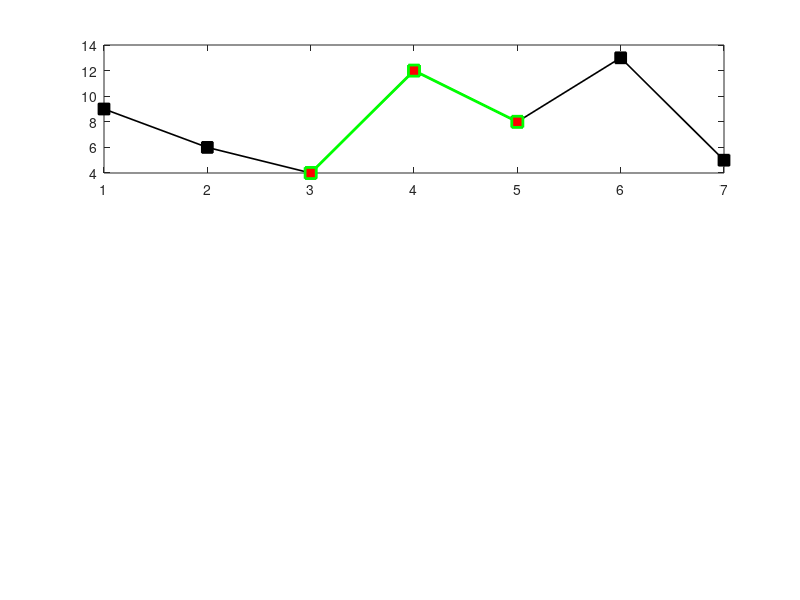

Reproduce this figure in MATLAB. (Note: this script raises an error after producing the figure.)
% Permutation Entropy Pattern Identification and Visualization
clear; clc; close all;

% =========================================================================
% 1. PARAMETERS DEFINITION
% =========================================================================
% Define the input time series and permutation parameters
x = [9, 6, 4, 12, 8, 13, 5]; % Any arbitrary time series
m = 3;                        % Embedding dimension (n in the image)
tau = 1;                      % Time delay
highlight_idx = 3;            % Index of the specific window to highlight 

N = length(x);
num_vectors = N - (m - 1) * tau;

% =========================================================================
% 2. PATTERN EXTRACTION (SYMBOLIC DYNAMICS)
% =========================================================================
% Generate all possible m! permutations in lexicographical order
all_perms = perms(1:m);
all_perms = sortrows(all_perms); 
num_perms = factorial(m);

% Extract windows and calculate their rank patterns
patterns = zeros(num_vectors, m);
for i = 1:num_vectors
    % Extract the sub-sequence based on m and tau
    window_indices = i : tau : i + (m - 1) * tau;
    window_values = x(window_indices);
    
    % Determine the ordinal rank (symbolic representation)
    % A stable sort is used to assign consecutive ranks to the values
    [~, order] = sort(window_values);
    [~, rank] = sort(order);
    patterns(i, :) = rank;
end

% Calculate the frequency of each permutation pattern
counts = zeros(num_perms, 1);
for i = 1:num_perms
    % Check for matches between the current permutation and all sequence patterns
    matches = ismember(patterns, all_perms(i, :), 'rows');
    counts(i) = sum(matches);
end
freqs = counts / num_vectors;

% =========================================================================
% 3. VISUALIZATION
% =========================================================================
fig = figure('Position', [100, 100, 800, 800], 'Color', 'w');
%sgtitle('Symbolic Dynamics and Permutation Complexity', 'FontSize', 18, 'FontWeight', 'bold');

% --- SUBPLOT 1: Time Series and Highlighted Pattern ---
subplot(3, 1, 1);
plot(1:N, x, '-ks', 'MarkerFaceColor', 'k', 'MarkerSize', 8, 'LineWidth', 1.2); 
hold on;

% Highlight the specified window (green line, red squares)
h_idx = highlight_idx : tau : highlight_idx + (m - 1) * tau;
plot(h_idx, x(h_idx), '-rs', 'MarkerFaceColor', 'r', 'Color', 'g', 'LineWidth', 2, 'MarkerSize', 8);

% Annotate the highlighted pattern
highlight_pattern_str = sprintf('(%s)', join(string(patterns(highlight_idx,:)), ','));
text(h_idx(2) + 0.1, x(h_idx(2)) + 1, highlight_pattern_str, 'FontSize', 12, 'FontWeight', 'bold');

% Formatting
title(sprintf('x = [%s], m = %d, \\tau = %d', num2str(x), m, tau), 'FontSize', 12, 'FontWeight', 'bold');
ylabel('x', 'FontSize', 12, 'FontWeight', 'bold');
xlabel('i', 'FontSize', 12, 'FontWeight', 'bold');
xlim([0.5, N + 0.5]);
ylim([min(x)-1, max(x)+2]);
grid on; set(gca, 'GridLineStyle', ':');

% --- SUBPLOT 2: Relative Frequencies Bar Chart ---
subplot(3, 1, 2);
bar(1:num_perms, freqs, 0.5, 'FaceColor', 'k');

% Formatting Y-ticks as fractions for clarity matching the total number of vectors
max_count = max(counts) + 1;
yticks_vals = (0:max_count) / num_vectors;
ytick_labels = arrayfun(@(v) sprintf('%d/%d', v, num_vectors), 0:max_count, 'UniformOutput', false);
ytick_labels{1} = '0';

set(gca, 'YTick', yticks_vals, 'YTickLabel', ytick_labels);
ylabel({'relative frequency', 'p_i'}, 'FontSize', 12, 'FontWeight', 'bold');
set(gca, 'XTick', 1:num_perms, 'XTickLabel', []);
xlim([0.5, num_perms + 0.5]);
ylim([0, max_count / num_vectors]);
grid on; set(gca, 'GridLineStyle', ':');

% --- SUBPLOT 3: Permutation Patterns Mapping ---
subplot(3, 1, 3);
hold on;
for i = 1:num_perms
    % Generate local x-coordinates to center the shape under the corresponding bar
    x_pos = linspace(i - 0.3, i + 0.3, m);
    plot(x_pos, all_perms(i, :), '-ks', 'MarkerFaceColor', 'k', 'LineWidth', 1.5, 'MarkerSize', 6);
end

% Format X-axis labels dynamically based on generated permutations
labels = cell(1, num_perms);
for i = 1:num_perms
    labels{i} = sprintf('(%s)', join(string(all_perms(i,:)), ','));
end

set(gca, 'XTick', 1:num_perms, 'XTickLabel', labels, 'FontSize', 10, 'FontWeight', 'bold');
ylabel({'rank value', 'in sequence'}, 'FontSize', 12, 'FontWeight', 'bold');
xlabel('i^{th} permutation pattern', 'FontSize', 12, 'FontWeight', 'bold');
xlim([0.5, num_perms + 0.5]);
ylim([0.5, m + 0.5]);
set(gca, 'YTick', 1:m);
grid on; set(gca, 'GridLineStyle', ':');

% Adjust subplot layout spacing
set(gcf, 'Units', 'Normalized', 'OuterPosition', [0, 0.04, 0.6, 0.9]);
